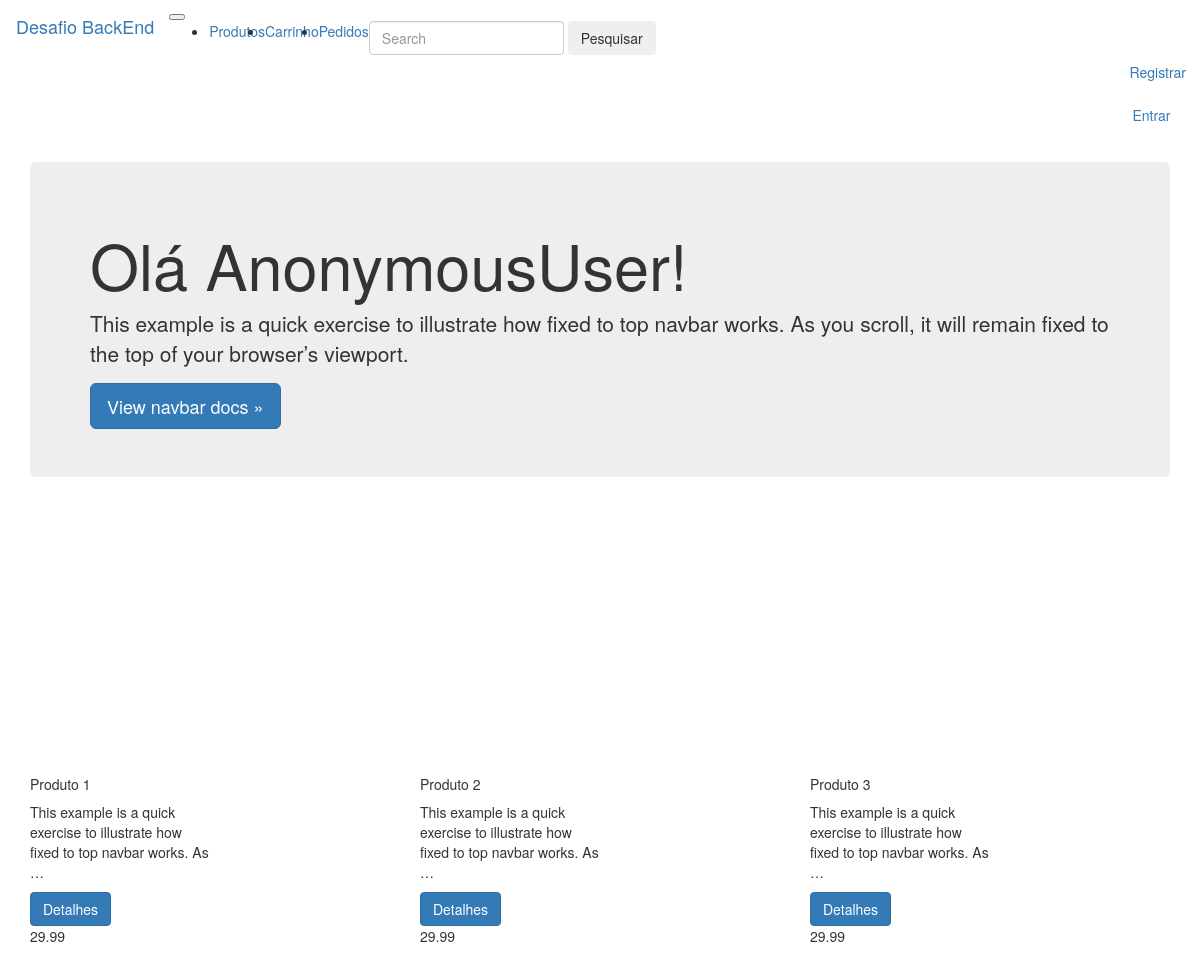
The page / on the database its author committed.
### products/models.py (models this page shows, shortened)
class ProductImage(models.Model):
	product = models.ForeignKey(Product)
	image = models.ImageField(upload_to='products/images/')
	featured = models.BooleanField(default=False)
	thumbnail = models.BooleanField(default=False)
	updated = models.DateTimeField(auto_now_add=False, auto_now=True)
	active = models.BooleanField(default=True)

class Product(models.Model):
	title = models.CharField(max_length=120, null=False, blank=False)
	description = models.TextField(null=True, blank=True)
	price = models.DecimalField(decimal_places=2, max_digits=100, default=29.99)
	stock = models.IntegerField(default=100)
	sale_price = models.DecimalField(decimal_places=2, max_digits=100, null=True, blank=True)
	slug = models.SlugField(unique=True)
	timestamp = models.DateTimeField(auto_now_add=True, auto_now=False)
	updated = models.DateTimeField(auto_now_add=False, auto_now=True)
	active = models.BooleanField(default=True)
	class Meta:
		unique_together = ('title', 'slug')

### products/views.py (the view)
# urls.py: 2. Add a URL to urlpatterns:  url(r'^$', views.home, name='home')
def home(request):
	products = Product.objects.all()
	if request.user.is_authenticated():
		context = {'username_is': request.user,
					'products':products}
	else:
		context = {'username_is': request.user,
					'products':products}
	template = 'products/home.html'
	return render(request, template, context)

### templates/products/home.html (shortened to what this page needs)
{% extends 'base.html' %}
{% load staticfiles %}
{% block jumbotron %}
	<div class="jumbotron">
    	<h1>Olá {{request.user}}!</h1>
    	<p class="lead">This example is a quick exercise to illustrate how fixed to top navbar works. As you scroll, it will remain fixed to the top of your browser’s viewport.</p>
    	<a class="btn btn-lg btn-primary" href="/docs/4.4/components/navbar/" role="button">View navbar docs &raquo;</a>
	</div>
{% endblock %}
{% block content %}
  	<div class="row">
		  	{% for product in products %}
		  	<div class="col-sm-4">
		  		<div class="card pt-3" style="width: 18rem;">
				  	{% if product.productimage_set.all  %}
		  			{% for item in product.productimage_set.all %}
		  				{% if item.featured %}
		  				<div style="
		  					width: 240px;
		  					height: 260px;
		  					background-image: url('{{ MEDIA_URL }}{{ item.image.url }}');
		  					background-repeat: no-repeat;
		  					margin: 0 auto;
		  					background-size: cover;
		  					background-position: center;">
		  				</div>
		  				{% endif %}
		  			{% endfor %}
		  			{% else %}
		  			<img class="img-responsive" src="{% static 'img/placeholder.jpg' %}" />
		  			{% endif %}
				  	<div class="card-body">
				  		<h5 class="card-title">{{ product.title }}</h5>
					   	<p class="card-text">{{ product.description|truncatewords:15 }}</p>
					    <a href='{% url "single_product" product.slug %}' class="btn btn-primary">Detalhes</a>
				  	</div>
				</div>
		  		{{ product.price }}
		  	</div>
		  	{% cycle "" "" "</div></br></hr><div class='row'>" %}
		  	{% endfor %}
{% endblock %}

### templates/base.html (shortened to what this page needs)
<!doctype html>
<html lang="en">
  <head>
    {% load staticfiles %}
    <link rel='stylesheet' href='{% static "css/bootstrap.min.css" %}'/>
    <link href="https://getbootstrap.com/docs/4.4/examples/navbar-fixed/navbar-top-fixed.css" rel="stylesheet">
  </head>
  <body>
    {% include 'navbar.html' %}
<main role="main" class="container">
  {% block jumbotron%}
  {% endblock %}
  {% block content%}
  {% endblock %}
</main>
      </body>
    </body>
</html>

### templates/navbar.html (shortened to what this page needs)
<nav class="navbar navbar-expand-md navbar-dark fixed-top bg-dark">
  <a class="navbar-brand" href="{% url 'home' %}">Desafio BackEnd</a>
  <button class="navbar-toggler" type="button" data-toggle="collapse" data-target="#navbarCollapse" aria-controls="navbarCollapse" aria-expanded="false" aria-label="Toggle navigation">
  </button>
  <div class="collapse navbar-collapse" id="navbarCollapse">
    <ul class="navbar-nav mr-auto">
      <li class="nav-item active">
        <a class="nav-link" href="{% url 'products' %}">Produtos </a>
      </li>
      <li class="nav-item active">
        <a class="nav-link" href="{% url 'cart' %}">Carrinho{% if request.session.items_total %} <span class="badge badge-light">{{request.session.items_total}}</span> {% endif %} </a>
      </li>
      <li class="nav-item active">
        <a class="nav-link" href="{% url 'user_orders' %}">Pedidos </a>
      </li>
    </ul>
    <form class="form-inline mt-2 mt-md-0 mr-3" role="search" action="/s/">
      <input class="form-control mr-sm-2" type="text" placeholder="Search" name="q" aria-label="Search" >
      <button class="btn btn-outline-success my-2 my-sm-0" type="submit">Pesquisar</button>
    </form>
    {% if user.is_authenticated %}
    <ul class="nav navbar-nav navbar-right">
      <li class="nav-item active "><a class="nav-link btn btn-outline-light" href="{% url 'auth_logout' %}">Sair</a></li>
    </ul>
    {% else %}
    <ul class="nav navbar-nav navbar-right">
      <div class="mr-3">
      <li class="nav-item active"><a class="nav-link btn btn-outline-light" href="{% url 'auth_register' %}">Registrar</a></li>
      </div>
      <li class="nav-item active"><a class="nav-link btn btn-outline-light" href="{% url 'auth_login' %}">Entrar</a></li>
    </ul>
    {% endif %}
  </div>
</nav>

### rows shown on the page
Product: title "Produto 1", description "This example is a quick exercise to illustrate how fixed to top navbar works. As …", price "29.99"
Product: title "Produto 2", description "This example is a quick exercise to illustrate how fixed to top navbar works. As …", price "29.99"
Product: title "Produto 3", description "This example is a quick exercise to illustrate how fixed to top navbar works. As …", price "29.99"

### other values the page prints
{{ request.user }} "AnonymousUser"
